Frame 1 (no input): blank canvas, image omitted
Frame 60 (no input): blank canvas, image omitted
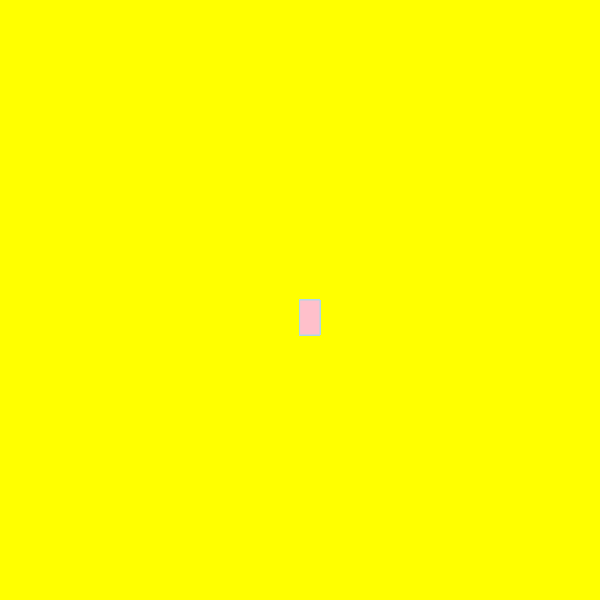
Frame 120 (the mouse pressed at the canvas centre since frame 60)

The p5.js sketch whose frames 1 and 60 were blank and that drew this single picture after the mouse press (run headless with seeded random() and noise() and a simulated clock; from frame 60 on, the mouse is pressed at the canvas centre):

// p5.js sketch
// ── sketch.js
function setup() {
    createCanvas(600, 600);
    background("yellow");
  }
  function draw() {
  
  
    stroke("lightblue");
    fill("pink");
  
    // console.log(mouseIsPressed);
  
    if (mouseIsPressed) {
      rect(mouseX, mouseY, 20, 35);
    }
  }
  
